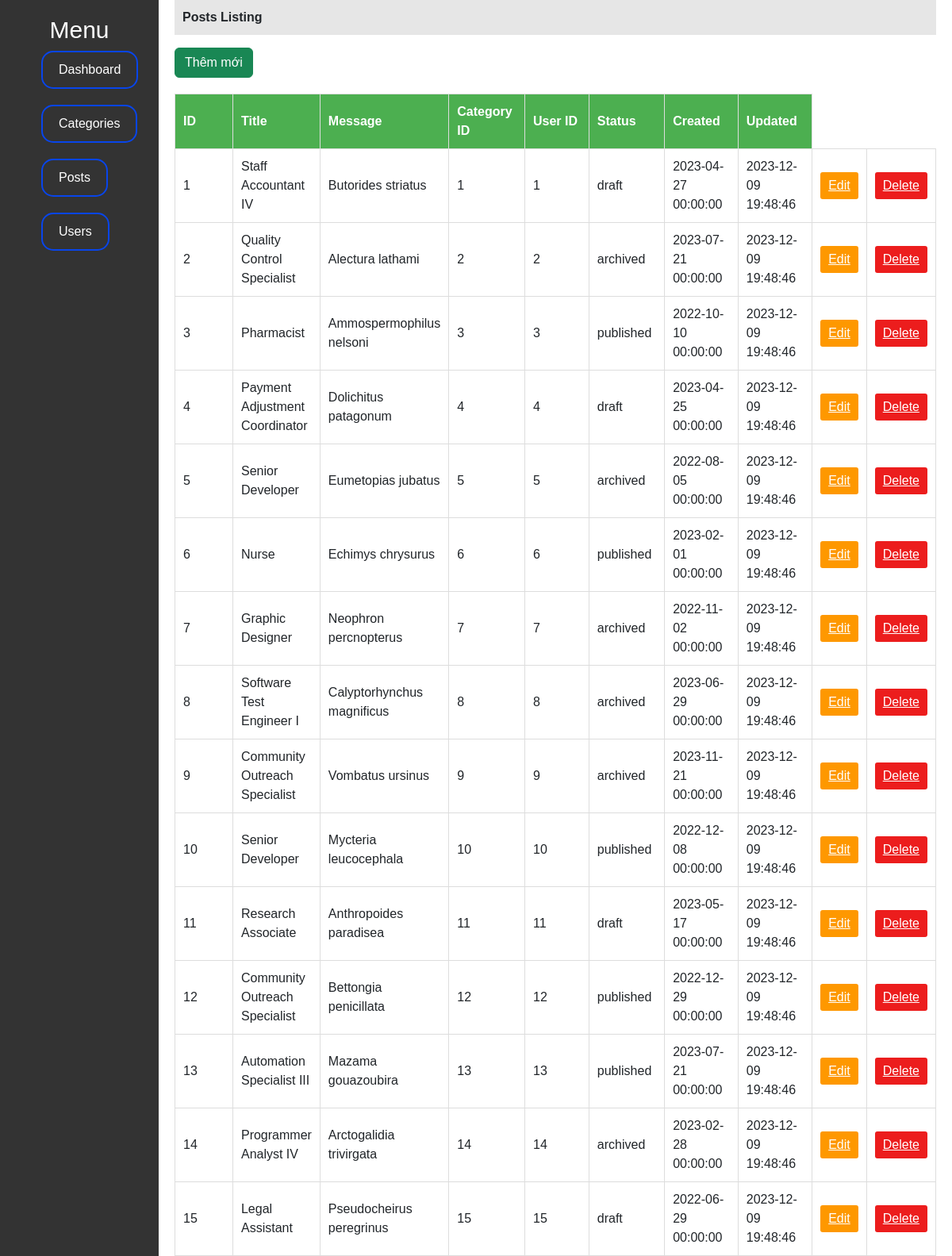
Screenshot of /admin/view/posts.php with the database file from the repository.
### tables this page shows
CREATE TABLE `cms_posts` (
  `id` int NOT NULL,
  `title` text NOT NULL,
  `message` text NOT NULL,
  `category_id` int NOT NULL,
  `userid` int NOT NULL,
  `status` enum('published','draft','archived','') NOT NULL DEFAULT 'published',
  `created` datetime NOT NULL,
  `updated` datetime NOT NULL DEFAULT CURRENT_TIMESTAMP
);

### admin/view/posts.php (the view, shortened to what this page needs)
<?php
    include_once("../class/Database.php");
    $sql = "SELECT * FROM cms_posts";
    $data = $connect->query($sql);
    $list_posts = [];
    while ($row = $data->fetch_assoc()) {
        $list_posts[] = $row;
    }
?>
<!DOCTYPE html>
<html lang="en">
<head>
   <link href="https://cdn.jsdelivr.net/npm/bootstrap@5.3.0-alpha1/dist/css/bootstrap.min.css" rel="stylesheet">
    <link rel="stylesheet" href="https://cdnjs.cloudflare.com/ajax/libs/font-awesome/6.3.0/css/all.min.css" />
    <link rel="stylesheet" href="../css/Index.css">
</head>
<body>
  <?php include_once("menu.php") ?>
  <main>
    <p class="head_main">Posts Listing</p>
    <a href="add_post.php" class="btn btn-success">Thêm mới</a>
    <table>
      <thead>
        <tr>
          <th>ID</th>
          <th>Title</th>
          <th>Message</th>
          <th>Category ID</th>
          <th>User ID</th>
          <th>Status</th>
          <th>Created</th>
          <th>Updated</th>
        </tr>
      </thead>
      <tbody>
        <?php foreach($list_posts as $post):  ?>
            <tr>
                <td><?= $post["id"] ?></td>
                <td><?= $post["title"] ?></td>
                <td><?= $post["message"] ?></td>
                <td><?= $post["category_id"] ?></td>
                <td><?= $post["userid"] ?></td>
                <td><?= $post["status"] ?></td>
                <td><?= $post["created"] ?></td>
                <td><?= $post["updated"] ?></td>
                <td>
                  <a class="edit" type="button" href="edit_post.php?id=<?= $post["id"] ?>">Edit</a>
                </td>
                <td>
                  <a class="Delete" type="button" href="../posts.php?action=delete&id=<?= $post["id"] ?>">Delete</a>
                </td>
            </tr>
        <?php endforeach; ?>
      </tbody>
    </table>
  </main>
</body>
</html>

### admin/css/Index.css (style rules this page uses)
body { font-family: Arial, sans-serif; margin: 0; padding: 0; display: flex; }
main { flex: 1; padding: 0 20px; }
.head_main { font-weight: bold; background-color: rgb(230, 230, 230); padding: 10px 10px; }
table { width: 100%; border-collapse: collapse; margin-top: 20px; }
th, td { border: 1px solid #ddd; padding: 10px; text-align: left; }
th { background-color: #4caf50; color: #fff; width: 100px; }
.edit { background-color: #fe9800; color: #fff; border: none; border-radius: 3px; padding: 5px 10px; }
.Delete { background-color: #ec1d1d; color: #fff; border: none; border-radius: 3px; padding: 5px 10px; }

### rows the page displays
cms_posts: id "1", title "Staff Accountant IV", message "Butorides striatus", category "1", userid "1", status "draft", created "2023-04-27 00:00:00", updated "2023-12-09 19:48:46"
cms_posts: id "2", title "Quality Control Specialist", message "Alectura lathami", category "2", userid "2", status "archived", created "2023-07-21 00:00:00", updated "2023-12-09 19:48:46"
cms_posts: id "3", title "Pharmacist", message "Ammospermophilus nelsoni", category "3", userid "3", status "published", created "2022-10-10 00:00:00", updated "2023-12-09 19:48:46"
cms_posts: id "4", title "Payment Adjustment Coordinator", message "Dolichitus patagonum", category "4", userid "4", status "draft", created "2023-04-25 00:00:00", updated "2023-12-09 19:48:46"
cms_posts: id "5", title "Senior Developer", message "Eumetopias jubatus", category "5", userid "5", status "archived", created "2022-08-05 00:00:00", updated "2023-12-09 19:48:46"
cms_posts: id "6", title "Nurse", message "Echimys chrysurus", category "6", userid "6", status "published", created "2023-02-01 00:00:00", updated "2023-12-09 19:48:46"
cms_posts: id "7", title "Graphic Designer", message "Neophron percnopterus", category "7", userid "7", status "archived", created "2022-11-02 00:00:00", updated "2023-12-09 19:48:46"
cms_posts: id "8", title "Software Test Engineer I", message "Calyptorhynchus magnificus", category "8", userid "8", status "archived", created "2023-06-29 00:00:00", updated "2023-12-09 19:48:46"
cms_posts: id "9", title "Community Outreach Specialist", message "Vombatus ursinus", category "9", userid "9", status "archived", created "2023-11-21 00:00:00", updated "2023-12-09 19:48:46"
cms_posts: id "10", title "Senior Developer", message "Mycteria leucocephala", category "10", userid "10", status "published", created "2022-12-08 00:00:00", updated "2023-12-09 19:48:46"
cms_posts: id "11", title "Research Associate", message "Anthropoides paradisea", category "11", userid "11", status "draft", created "2023-05-17 00:00:00", updated "2023-12-09 19:48:46"
cms_posts: id "12", title "Community Outreach Specialist", message "Bettongia penicillata", category "12", userid "12", status "published", created "2022-12-29 00:00:00", updated "2023-12-09 19:48:46"
cms_posts: id "13", title "Automation Specialist III", message "Mazama gouazoubira", category "13", userid "13", status "published", created "2023-07-21 00:00:00", updated "2023-12-09 19:48:46"
cms_posts: id "14", title "Programmer Analyst IV", message "Arctogalidia trivirgata", category "14", userid "14", status "archived", created "2023-02-28 00:00:00", updated "2023-12-09 19:48:46"
cms_posts: id "15", title "Legal Assistant", message "Pseudocheirus peregrinus", category "15", userid "15", status "draft", created "2022-06-29 00:00:00", updated "2023-12-09 19:48:46"
